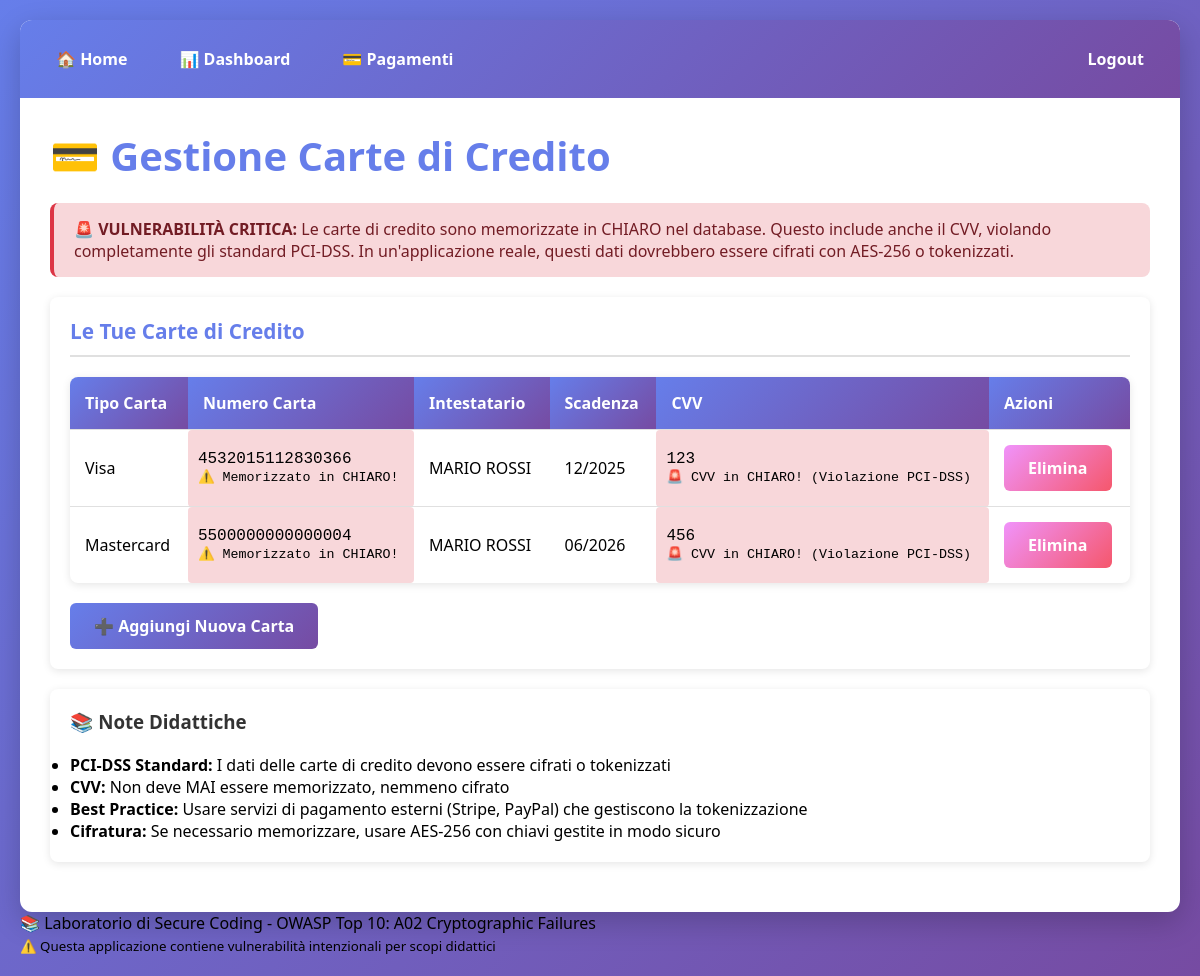
Screenshot of /payment.php (signed in) with the database file from the repository.
### tables this page shows
CREATE TABLE credit_cards (
    id INT AUTO_INCREMENT PRIMARY KEY,
    user_id INT NOT NULL,
    card_number VARCHAR(19) NOT NULL,   
    cardholder_name VARCHAR(100) NOT NULL,
    expiry_month INT NOT NULL,
    expiry_year INT NOT NULL,
    cvv VARCHAR(3) NOT NULL,   
    card_type VARCHAR(20),
    added_date DATETIME DEFAULT CURRENT_TIMESTAMP,
    FOREIGN KEY (user_id) REFERENCES users(id) ON DELETE CASCADE
);

### payment.php (the view, shortened to what this page needs)
<?php
require_once 'db_connect.php';
$user_id = $_SESSION['user_id'];
$stmt = $conn->prepare("SELECT * FROM credit_cards WHERE user_id = ? ORDER BY added_date DESC");
$stmt->bind_param("i", $user_id);
$stmt->execute();
$cards = $stmt->get_result();
require_once 'header.php';
?>
<div class="nav">
    <div class="nav-links">
        <a href="index.php">🏠 Home</a>
        <a href="dashboard.php">📊 Dashboard</a>
        <a href="payment.php">💳 Pagamenti</a>
    </div>
    <div class="user-info">
        <a href="logout.php" style="color: white;">Logout</a>
    </div>
</div>
<h1>💳 Gestione Carte di Credito</h1>
<div class="alert alert-danger">
    <strong>🚨 VULNERABILITÀ CRITICA:</strong> Le carte di credito sono memorizzate in CHIARO nel database.
    Questo include anche il CVV, violando completamente gli standard PCI-DSS.
    In un'applicazione reale, questi dati dovrebbero essere cifrati con AES-256 o tokenizzati.
</div>
<div class="card">
    <div class="card-header">Le Tue Carte di Credito</div>
    <?php if ($cards->num_rows > 0): ?>
        <table>
            <thead>
                <tr>
                    <th>Tipo Carta</th>
                    <th>Numero Carta</th>
                    <th>Intestatario</th>
                    <th>Scadenza</th>
                    <th>CVV</th>
                    <th>Azioni</th>
                </tr>
            </thead>
            <tbody>
                <?php while ($card = $cards->fetch_assoc()): ?>
                    <tr>
                        <td><?php echo htmlspecialchars($card['card_type']); ?></td>
                        <td class="sensitive-data">
                            <?php echo htmlspecialchars($card['card_number']); ?>
                            <br><small>⚠️ Memorizzato in CHIARO!</small>
                        </td>
                        <td><?php echo htmlspecialchars($card['cardholder_name']); ?></td>
                        <td><?php echo str_pad($card['expiry_month'], 2, '0', STR_PAD_LEFT) . '/' . $card['expiry_year']; ?></td>
                        <td class="sensitive-data">
                            <?php echo htmlspecialchars($card['cvv']); ?>
                            <br><small>🚨 CVV in CHIARO! (Violazione PCI-DSS)</small>
                        </td>
                        <td>
                            <a href="delete_card.php?id=<?php echo $card['id']; ?>"
                               class="btn btn-danger"
                               onclick="return confirm('Sei sicuro di voler eliminare questa carta?')">
                                Elimina
                            </a>
                        </td>
                    </tr>
                <?php endwhile; ?>
            </tbody>
        </table>
    <?php else: ?>
        <p>Nessuna carta di credito salvata.</p>
    <?php endif; ?>
    <div style="margin-top: 20px;">
        <a href="add_card.php" class="btn">➕ Aggiungi Nuova Carta</a>
    </div>
</div>
<div class="card">
    <h3>📚 Note Didattiche</h3>
    <ul>
        <li><strong>PCI-DSS Standard:</strong> I dati delle carte di credito devono essere cifrati o tokenizzati</li>
        <li><strong>CVV:</strong> Non deve MAI essere memorizzato, nemmeno cifrato</li>
        <li><strong>Best Practice:</strong> Usare servizi di pagamento esterni (Stripe, PayPal) che gestiscono la tokenizzazione</li>
        <li><strong>Cifratura:</strong> Se necessario memorizzare, usare AES-256 con chiavi gestite in modo sicuro</li>
    </ul>
</div>
<?php
require_once 'footer.php';
?>

### style.css (style rules this page uses)
* { margin: 0; padding: 0; box-sizing: border-box; }
body { font-family: 'Segoe UI', Tahoma, Geneva, Verdana, sans-serif; background: linear-gradient(135deg, #667eea 0%, #764ba2 100%); min-height: 100vh; padding: 20px; }
h1, h2, h3 { color: #333; margin-bottom: 20px; }
h1 { font-size: 2.5em; color: #667eea; }
.nav { background: linear-gradient(135deg, #667eea 0%, #764ba2 100%); padding: 20px; margin: -30px -30px 30px -30px; border-radius: 12px 12px 0 0; display: flex; align-items: center; justify-content: space-between; flex-wrap: wrap; }
.nav-links { display: flex; gap: 20px; flex-wrap: wrap; }
.nav a { color: white; text-decoration: none; font-weight: 600; padding: 8px 16px; border-radius: 6px; transition: background 0.3s; }
.user-info { color: white; font-weight: 500; }
table { width: 100%; border-collapse: collapse; margin: 20px 0; background: white; box-shadow: 0 2px 8px rgba(0,0,0,0.1); border-radius: 8px; overflow: hidden; }
table th, table td { padding: 15px; text-align: left; border-bottom: 1px solid #e0e0e0; }
table th { background: linear-gradient(135deg, #667eea 0%, #764ba2 100%); color: white; font-weight: 600; }
table tr:last-child td { border-bottom: none; }
.btn { display: inline-block; padding: 12px 24px; background: linear-gradient(135deg, #667eea 0%, #764ba2 100%); color: white; text-decoration: none; border-radius: 6px; border: none; cursor: pointer; font-weight: 600; transition: transform 0.2s, box-shadow 0.2s; }
.btn-danger { background: linear-gradient(135deg, #f093fb 0%, #f5576c 100%); }
.alert { padding: 15px 20px; margin: 20px 0; border-radius: 8px; border-left: 4px solid; }
.alert-danger { background: #f8d7da; color: #721c24; border-color: #dc3545; }
.card { background: white; border-radius: 8px; padding: 20px; margin: 20px 0; box-shadow: 0 2px 8px rgba(0,0,0,0.1); }
.card-header { font-size: 1.3em; font-weight: 600; margin-bottom: 15px; color: #667eea; border-bottom: 2px solid #e0e0e0; padding-bottom: 10px; }
.sensitive-data { background: #f8d7da; padding: 10px; border-radius: 4px; font-family: 'Courier New', monospace; margin: 10px 0; }

### rows the page displays
credit_cards: card_type "Visa", card_number "4532015112830366", cardholder_name "MARIO ROSSI", expiry_month "12", expiry_year "2025", cvv "123"
credit_cards: card_type "Mastercard", card_number "5500000000000004", cardholder_name "MARIO ROSSI", expiry_month "06", expiry_year "2026", cvv "456"
